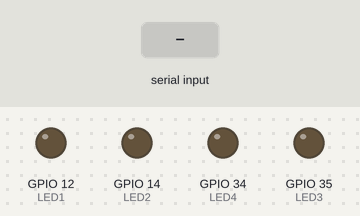
The sketch below on a simulated ESP32. Parts: output pins drawn as LEDs (lit = HIGH). The inputs (shaded band) are chosen by the test bench.

Above: at 1.2 s.
1.3 s: "30,150\n" received over Serial
At 2.1 s:
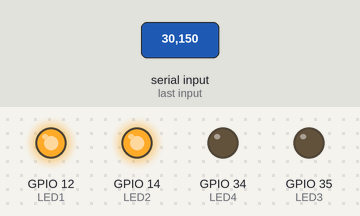
At 3.4 s:
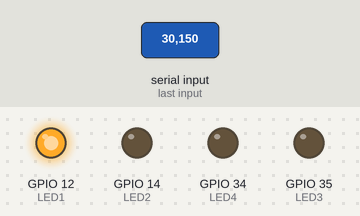
Timing chart, 0 to 4.9 s (numbered marks = the images above; inputs shaded):
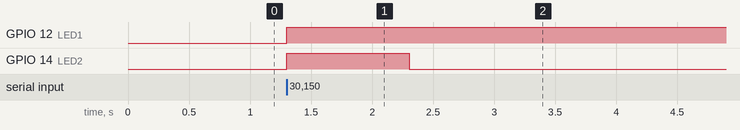

Measured:
- after the input at 1.3 s, GPIO 12 (LED1): LOW → HIGH at once; GPIO 14 (LED2): LOW → HIGH at once, → LOW 1.0 s later

The sketch:

ay8_Project_Changing_4LED_Pattern_duetotheinputcomingfrompy_.ino
```cpp
const int LED1 = 12;
const int LED2 = 14;
const int LED3 = 35;
const int LED4 = 34;

void setup()
{
 Serial.begin(115200);
 pinMode(LED1,OUTPUT);
 pinMode(LED2,OUTPUT);
 pinMode(LED3,OUTPUT);
 pinMode(LED4,OUTPUT);
}

void loop()
{
  if (Serial.available())
  {
    int input = Serial.parseInt();

    if (input <= 64)
    {
      digitalWrite(LED1, HIGH);
      digitalWrite(LED2, LOW);
      digitalWrite(LED3, LOW);
      digitalWrite(LED4, LOW);
    }
    else if (64 < input <= 64*2)
    {
      digitalWrite(LED1, HIGH);
      digitalWrite(LED2, HIGH);
      digitalWrite(LED3, LOW);
      digitalWrite(LED4, LOW);
    }
    else if (64*2 < input <= 64*3)
    {
      digitalWrite(LED1, HIGH);
      digitalWrite(LED2, HIGH);
      digitalWrite(LED3, HIGH);
      digitalWrite(LED4, LOW);
    }
    else if (64*3 < input)
    {
      digitalWrite(LED1, HIGH);
      digitalWrite(LED2, HIGH);
      digitalWrite(LED3, HIGH);
      digitalWrite(LED4, HIGH);
    }
    else
    {
      digitalWrite(LED1, LOW);
      digitalWrite(LED2, LOW);
      digitalWrite(LED3, LOW);
      digitalWrite(LED4, LOW);
    }
  }
}
```
